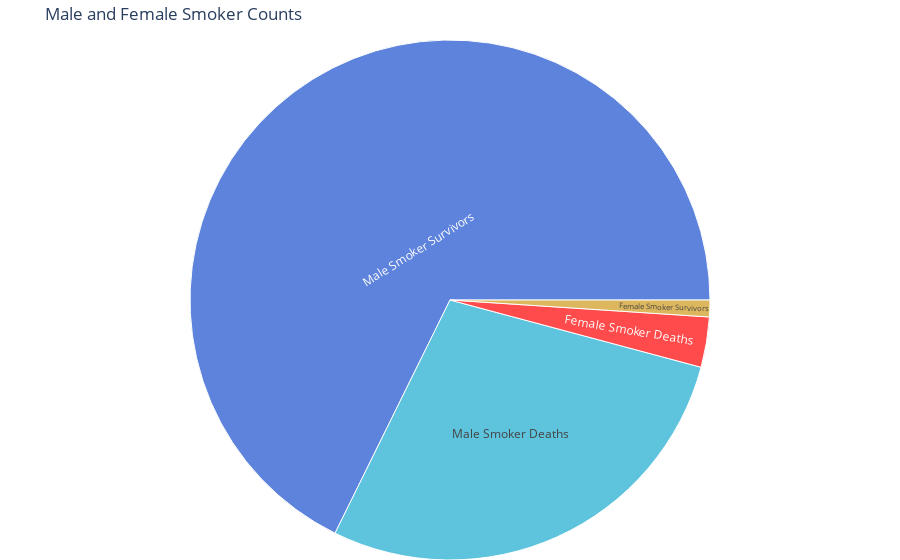

Source (notebook cell):
### Code cell
# Create a DataFrame

df = pd.DataFrame({
    'Categories': ['Male Smoker Deaths', 'Female Smoker Deaths', 'Male Smoker Survivors', 'Female Smoker Survivors'],
    'Counts': [27, 3, 65, 1]
})

# Create a sunburst chart
fig = px.sunburst(df, path=['Categories'], values='Counts', color='Categories',
                  color_discrete_map={'Male Smoker Deaths': '#1baacf', 'Female Smoker Deaths':'red' ,
                                      'Male Smoker Survivors': '#1B50CF' , 'Female Smoker Survivors': '#cf9a1b'},
                  title='Male and Female Smoker Counts')

# Update layout for better presentation
fig.update_layout(margin=dict(l=0, r=0, b=0, t=40))

# Show the chart
fig.show()

### Figure 1 — Plotly figure (JSON) as saved in the notebook; plotly's stock layout.template omitted (floating-point values rounded to 4 significant figures)
{"data": [{"branchvalues": "total", "customdata": [["Female Smoker Survivors"], ["Male Smoker Survivors"], ["Female Smoker Deaths"], ["Male Smoker Deaths"]], "domain": {"x": [0, 1], "y": [0, 1]}, "hovertemplate": "labels=%{label}<br>Counts=%{value}<br>parent=%{parent}<br>id=%{id}<br>Categories=%{customdata[0]}<extra></extra>", "ids": ["Female Smoker Survivors", "Male Smoker Survivors", "Female Smoker Deaths", "Male Smoker Deaths"], "labels": ["Female Smoker Survivors", "Male Smoker Survivors", "Female Smoker Deaths", "Male Smoker Deaths"], "marker": {"colors": ["#cf9a1b", "#1B50CF", "red", "#1baacf"]}, "name": "", "parents": ["", "", "", ""], "type": "sunburst", "values": [1, 65, 3, 27]}], "layout": {"legend": {"tracegroupgap": 0}, "margin": {"b": 0, "l": 0, "r": 0, "t": 40}, "title": {"text": "Male and Female Smoker Counts"}}}
